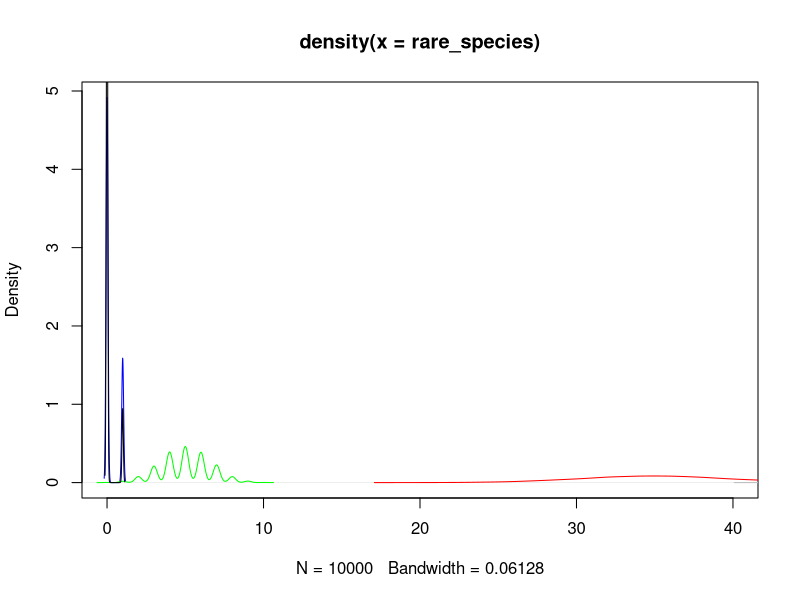

Reproduce this figure in R.
#some Code
rm(list=ls())

#make-up data from shore exploration
#some data
library(tidyverse)
#library(pscl) # generate zero inflated data: https://stats.stackexchange.com/questions/368913/zero-inflated-count-data-simulation-in-r



# species list
species <- c("Patella vulgata", 
             "Littora obtusata", 
             "Semibalanus balanoides",
             "Fucus serratus", 
             "Fucus spiralis", 
             "Crepidula fornicata",
             "Anemonia viridis", 
             "Mytilus edulis", 
             "Ostrea edulis", 
             "Littorina saxatilis", 
             "Carcineas maenas",
             "Lipophrys pholis" )

# random presence absence data set
#very abundant
very_abundant <- rbinom(10000, 100, 0.6)
#abundant_species <- data.frame(matrix(rbinom(10000, 100, 0.35), ncol = 1, nrow = 10000))
abundant_species <- rbinom(10000, 100, 0.35)
#common_species <- data.frame(matrix(rbinom(10000, 10, 0.35), ncol = 1, nrow = 10000))
common_species <- rbinom(10000, 10, 0.5)
#rare_species <- data.frame(matrix(rbinom(10000, 1, 0.35), ncol = 1, nrow = 10000))
rare_species <- rbinom(10000, 1, 0.25)
#very rare
very_rare <- rbinom(10000, 1, 0.1)        


#percent_cover <- data.frame(matrix(rbinom(10000, 4, 0.35), ncol = 12, nrow = 10000))

d_vabun <- density(very_abundant)
d_abun <- density(abundant_species)
d_comm <- density(common_species)
d_rare <- density(rare_species)
d_vrare <- density(very_rare)


plot(d_rare, col = "blue", xlim = c(0,40))
lines(d_comm, col = "green")
lines(d_abun, col = "red")
lines(d_vrare, col= "black")
lines(d_vabun, col = "grey")
#choose type of community
#x <- rare_species

# randomly selected 27 samples from the randomly generated data above data
#pres_abs_dat <- x %>% sample_n(27)

# name community matrix
comm_data <- data.frame(matrix(nrow = 27, ncol = 12))
colnames(comm_data) <- species

# populate the data

#Rare species
#comm_data$`Patella vulgata` <- sample_n(rare_species, 27)
comm_data[1] <- c(sample(common_species, 9, replace = T), sample(rare_species, 9, replace = T), sample(very_rare, 9, replace = T))
#comm_data$`Crepidula fornicata` <- sample_n(rare_species, 27)
comm_data[6] <- c(sample(very_rare, 9, replace = T), sample(rare_species, 9, replace = T), sample(rare_species, 9, replace = T))
#comm_data$`Anemonia viridis` <- sample_n(rare_species, 27)
comm_data[7] <- c(sample(very_rare, 9, replace = T), sample(common_species, 9, replace = T), sample(common_species, 9, replace = T))
#comm_data$`Mytilus edulis` <- sample_n(rare_species, 27)
comm_data[8] <- c(sample(very_rare, 9, replace = T), sample(very_rare, 9, replace = T), sample(rare_species, 9, replace = T))
#comm_data$`Ostrea edulis` <- sample_n(rare_species, 27)
comm_data[9] <- c(sample(very_rare, 9, replace = T), sample(very_rare, 9, replace = T), sample(rare_species, 9, replace = T))

# Common species
#comm_data$`Littora obtusata` <- sample_n(common_species, 27)
comm_data[2] <- c(sample(common_species, 27, replace = T))
#comm_data$`Littorina saxatilis` <- sample_n(common_species, 27)
comm_data[10] <- c(sample(rare_species, 9, replace = T), sample(common_species, 9, replace = T), sample(common_species, 9, replace = T))
#comm_data$`Fucus serratus` <- sample_n(common_species, 27)
comm_data[4] <- c(sample(common_species, 9, replace = T), sample(rare_species, 9, replace = T), sample(abundant_species, 9, replace = T))
#comm_data$`Fucus spiralis` <- sample_n(common_species, 27)
comm_data[5] <- c(sample(rare_species, 9, replace = T), sample(very_rare, 9, replace = T), sample(common_species, 9, replace = T))
#comm_data$`Carcineas maenas`
comm_data[11] <- c(sample(rare_species, 9, replace = T), sample(common_species, 9, replace = T), sample(common_species, 9, replace = T))

# Abundant species
#comm_data$`Semibalanus balanoides` <- sample_n(abundant_species, 27)
comm_data[3] <- c(sample(common_species, 9, replace = T), sample(very_abundant, 9, replace = T), sample(rare_species, 9, replace = T))
#comm_data$`Lipophrys pholis`
comm_data[12] <- c(sample(very_rare, 9, replace = T), sample(very_rare, 9, replace = T), sample(rare_species, 9, replace = T))


#sample id
sample_id <- seq(1,27,1)
row.names(comm_data) <- sample_id # rename our samples according to their sample ids.

write_rds(comm_data, "./comm_data.RDS")     

#------------------------
#env data
#env_data <- data.frame(matrix(nrow = 9, ncol = 3))

#transects
transects <- c(1:9)

#env data: distance from pier
dist_pier <-seq(3,27, by = 3)

#populate env_data
#env_data[1] <- shore_zones
#env_data[2] <- dist_pier

#shore zones
shore_zones <- c("upper", "middle", "lower")
sample_station <- expand.grid(transects, shore_zones) #makes all possible combinations
sample_station_2 <- expand.grid(dist_pier, shore_zones)
exposure <- data.frame(matrix(rep(c(rep(c("covered", "exposed"),3),"exposed","exposed","exposed"),3))) %>%
        sample_n(27) 
names(exposure) <- c("exposure") 

env_data <- bind_cols(sample_station, sample_station_2, exposure)
env_data <- env_data[,-4]
names(env_data) <- c("transect", "shore_zones", "distance_from_pier", "exposure")
env_data <- env_data %>% arrange(transect)
row.names(env_data) <- sample_id


#housekeeping
rm(d_abun, d_comm, d_rare, exposure, sample_station, sample_station_2, dist_pier, shore_zones, transects)



write_rds(env_data, "./env_data.RDS")

